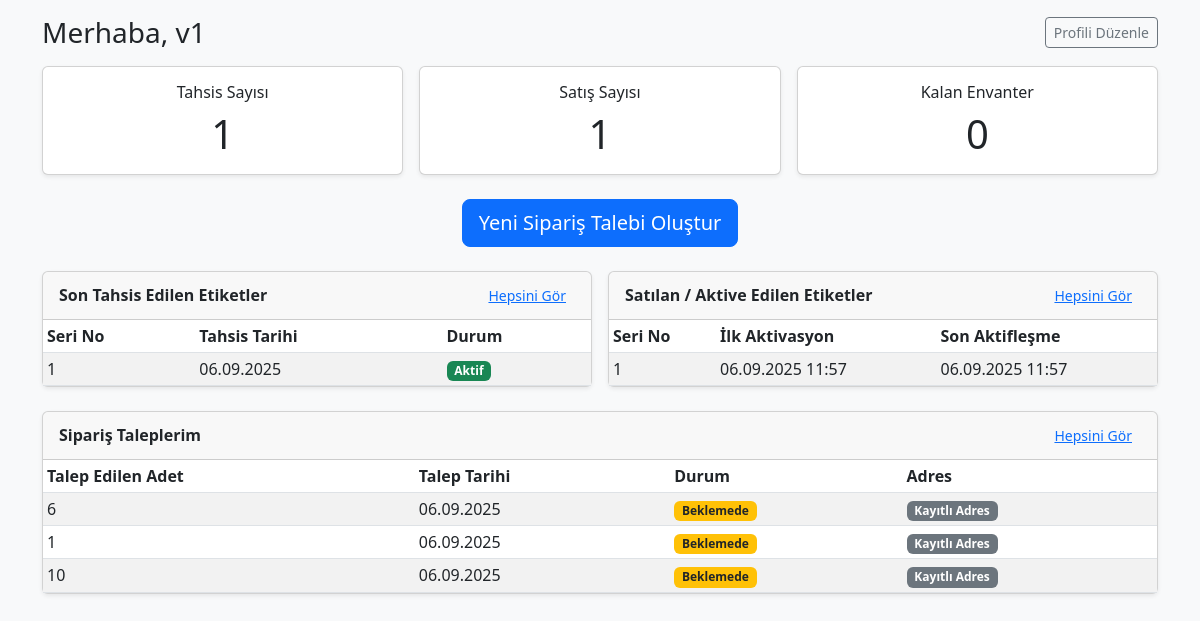
Before: /veteriner/panel/ (signed in) with the older database file.
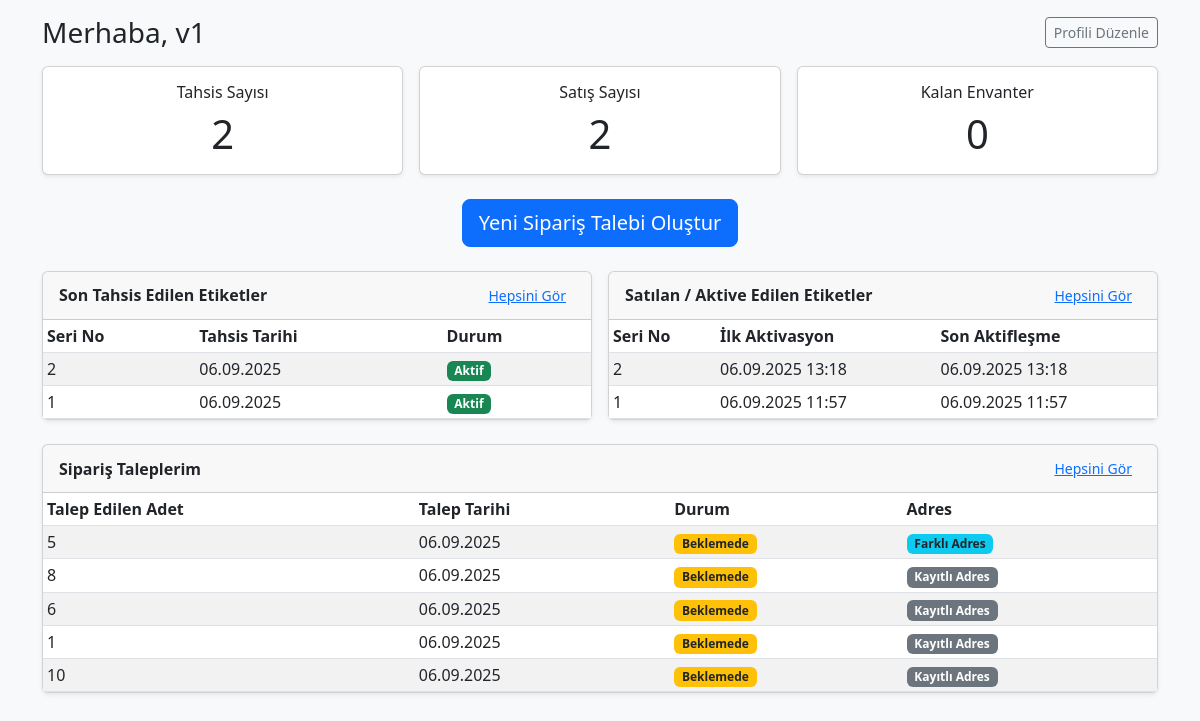
After: the same page with the newer database file.
### veteriner/models.py (models this page shows, shortened)
class Veteriner(models.Model):
    ad = models.CharField(max_length=150)
    telefon = models.CharField(max_length=30, blank=True)
    email = models.EmailField(blank=True)
    il = models.CharField(max_length=50, blank=True)
    ilce = models.CharField(max_length=50, blank=True)
    adres_detay = models.TextField(blank=True)
    kullanici = models.OneToOneField(
        User, null=True, blank=True,
        on_delete=models.SET_NULL, related_name='veteriner_profili'
    )
    aktif = models.BooleanField(default=True)
    olusturulma = models.DateTimeField(auto_now_add=True)
    odeme_modeli = models.CharField(max_length=10, choices=ODEME_SECENEKLERI, default=ODEME_PESIN)
    tahsis_sayisi = models.PositiveIntegerField(default=0)
    satis_sayisi = models.PositiveIntegerField(default=0)
    @property
    def kalan_envanter(self) -> int:
        return max((self.tahsis_sayisi or 0) - (self.satis_sayisi or 0), 0)

class SiparisIstemi(models.Model):
    veteriner = models.ForeignKey(Veteriner, on_delete=models.CASCADE, related_name='siparis_istekleri')
    talep_edilen_adet = models.PositiveIntegerField(default=5, validators=[MinValueValidator(5)])
    talep_tarihi = models.DateTimeField(auto_now_add=True)
    onaylandi = models.BooleanField(default=False)
    onay_tarihi = models.DateTimeField(null=True, blank=True)
    kargolandimi = models.BooleanField(default=False)
    kargo_tarihi = models.DateTimeField(null=True, blank=True)
    kargo_sirketi = models.CharField(max_length=20, choices=KARGO_SECENEKLERI, blank=True)
    kargo_takip_no = models.CharField(max_length=100, blank=True)
    farkli_adres_kullan = models.BooleanField(default=False)
    il = models.CharField(max_length=50, blank=True)
    ilce = models.CharField(max_length=50, blank=True)
    adres_detay = models.TextField(blank=True)
    numune_mi = models.BooleanField(default=False)
    odeme_durumu = models.CharField(max_length=12, choices=ODEME_DURUM_SEC, default=OD_BEKE)
    odeme_tutari = models.DecimalField(max_digits=10, decimal_places=2, null=True, blank=True)
    odeme_para_birimi = models.CharField(max_length=6, default='TRY')
    odeme_yontemi = models.CharField(max_length=10, choices=ODEME_YONTEM_SEC, blank=True)
    odeme_alinma_tarihi = models.DateTimeField(null=True, blank=True)

### anahtarlik/models.py (models this page shows, shortened)
class Etiket(models.Model):
    etiket_id = models.UUIDField(default=uuid.uuid4, editable=False, unique=True)
    seri_numarasi = models.CharField(max_length=50, unique=True)
    evcil_hayvan = models.OneToOneField('EvcilHayvan', on_delete=models.CASCADE, null=True, blank=True)
    qr_kod_url = models.URLField(blank=True)
    aktif = models.BooleanField(default=False)
    olusturulma_tarihi = models.DateTimeField(auto_now_add=True)
    kilitli = models.BooleanField(default=False)
    kanal = models.CharField(max_length=10, choices=KANAL_SECENEKLERI)
    satici_veteriner = models.ForeignKey(
        'veteriner.Veteriner', null=True, blank=True, on_delete=models.SET_NULL, related_name='sattigi_etiketler'
    )
    satici_petshop = models.ForeignKey(
        'petshop.Petshop', null=True, blank=True, on_delete=models.SET_NULL, related_name='sattigi_etiketler'
    )
    tahsis_tarihi = models.DateTimeField(null=True, blank=True)
    first_activated_at = models.DateTimeField(null=True, blank=True)
    aktiflestiren = models.ForeignKey(
        settings.AUTH_USER_MODEL, null=True, blank=True, on_delete=models.SET_NULL, related_name='aktiflestirdigi_etiketler'
    )
    aktiflestirme_tarihi = models.DateTimeField(null=True, blank=True)
    aktivasyon_sayisi = models.PositiveIntegerField(default=0)
    class Meta:
        constraints = [
            models.CheckConstraint(
                name='etiket_vet_icin_veteriner_zorunlu',
                check=(models.Q(kanal__isnull=True) | ~models.Q(kanal=KANAL_VET) | models.Q(satici_veteriner__isnull=False))
            ),
            models.CheckConstraint(
                name='etiket_shop_icin_petshop_zorunlu',
                check=(models.Q(kanal__isnull=True) | ~models.Q(kanal=KANAL_SHOP) | models.Q(satici_petshop__isnull=False))
            ),
            models.CheckConstraint(
                name='etiket_online_icin_partner_bos',
                check=(
                    models.Q(kanal__isnull=True)
                    | ~models.Q(kanal=KANAL_ONLINE)
                    | (models.Q(satici_veteriner__isnull=True) & models.Q(satici_petshop__isnull=True))
                )
            ),
        ]

### veteriner/views.py (the view)
# urls.py: path("panel/", views.veteriner_paneli, name="veteriner_paneli"),
@login_required
def veteriner_paneli(request):
    vet = getattr(request.user, 'veteriner_profili', None)
    if vet is None or not vet.il or not vet.adres_detay:
        messages.info(request, "Lütfen veteriner profilinizi tamamlayın.")
        return redirect("veteriner:veteriner_profil_tamamla")
    if request.method == 'POST':
        form = SiparisForm(request.POST)
        if form.is_valid():
            siparis = form.save(commit=False)
            siparis.veteriner = vet
            if not siparis.farkli_adres_kullan:
                siparis.il = vet.il
                siparis.ilce = vet.ilce
                siparis.adres_detay = vet.adres_detay
            siparis.save()
            messages.success(request, "Sipariş talebiniz alındı.")
            return redirect('veteriner:veteriner_paneli')
    else:
        form = SiparisForm()
    tahsis_qs = Etiket.objects.filter(satici_veteriner=vet, kanal=KANAL_VET).order_by("-tahsis_tarihi", "-olusturulma_tarihi")
    satilan_qs = tahsis_qs.filter(aktif=True)
    siparis_qs = SiparisIstemi.objects.filter(veteriner=vet).order_by('-talep_tarihi')
    context = {
        "vet": vet,
        "tahsis_sayisi": tahsis_qs.count(),
        "satis_sayisi": satilan_qs.count(),
        "kalan_envanter": vet.kalan_envanter,
        "tahsis_edilenler": tahsis_qs[:5],
        "satilanlar": satilan_qs[:5],
        "siparis_istekleri": siparis_qs[:5],
        "siparis_form": form,
    }
    return render(request, "veteriner/panel.html", context)

### courseapp/context_processors.py (called while the page is built, shortened)
def sepet_ozeti(request):
    sepet = request.session.get('sepet', {})
    if isinstance(sepet, list):  # Eski liste ise dict'e çevir (hata önle)
        new_sepet = {}
        for pk in sepet:
            new_sepet[str(pk)] = new_sepet.get(str(pk), 0) + 1
        request.session['sepet'] = new_sepet
        sepet = new_sepet
    sepet_items = []
    toplam = 0
    adet = 0
    return {
        'sepet_items': sepet_items,
        'sepet_toplam': toplam,
        'sepet_adet': adet,
    }

### veteriner/templates/veteriner/panel.html (shortened to what this page needs)
{% load static %}
<!DOCTYPE html>
<html lang="tr">
<head>
  <link href="https://cdn.jsdelivr.net/npm/bootstrap@5.3.0/dist/css/bootstrap.min.css" rel="stylesheet">
</head>
<body class="bg-light p-3">
  <div class="container">
    <div class="d-flex justify-content-between align-items-center mb-3">
      <h3 class="mb-0">Merhaba, {{ vet.ad|default:request.user.username }}</h3>
      <a href="{% url 'veteriner:veteriner_profil_tamamla' %}" class="btn btn-outline-secondary btn-sm">
        Profili Düzenle
      </a>
    </div>
    <div class="row g-3 mb-4">
      <div class="col-md-4">
        <div class="card shadow-sm h-100">
          <div class="card-body text-center">
            <h6 class="card-title">Tahsis Sayısı</h6>
            <p class="display-6 mb-0">{{ tahsis_sayisi }}</p>
          </div>
        </div>
      </div>
      <div class="col-md-4">
        <div class="card shadow-sm h-100">
          <div class="card-body text-center">
            <h6 class="card-title">Satış Sayısı</h6>
            <p class="display-6 mb-0">{{ satis_sayisi }}</p>
          </div>
        </div>
      </div>
      <div class="col-md-4">
        <div class="card shadow-sm h-100">
          <div class="card-body text-center">
            <h6 class="card-title">Kalan Envanter</h6>
            <p class="display-6 mb-0">{{ kalan_envanter }}</p>
          </div>
        </div>
      </div>
    </div>
    <div class="row g-3 mb-4">
      <div class="col-12 text-center">
        <button type="button" class="btn btn-lg btn-primary" data-bs-toggle="modal" data-bs-target="#siparisModal">
          Yeni Sipariş Talebi Oluştur
        </button>
      </div>
    </div>
    <div class="row g-3 mb-4">
      <div class="col-lg-6">
        <div class="card shadow-sm h-100">
          <div class="card-header d-flex justify-content-between align-items-center">
            <strong>Son Tahsis Edilen Etiketler</strong>
            <a href="{% url 'veteriner:tahsis_listesi' %}" class="btn btn-sm btn-link">Hepsini Gör</a>
          </div>
          <div class="card-body p-0">
            <div class="table-responsive">
              <table class="table mb-0 table-sm table-striped">
                <thead>
                  <tr>
                    <th>Seri No</th>
                    <th>Tahsis Tarihi</th>
                    <th>Durum</th>
                  </tr>
                </thead>
                <tbody>
                {% for e in tahsis_edilenler %}
                  <tr>
                    <td>{{ e.seri_numarasi }}</td>
                    <td>{{ e.tahsis_tarihi|date:"d.m.Y" }}</td>
                    <td>
                      {% if e.aktif %}
                        <span class="badge bg-success">Aktif</span>
                      {% else %}
                        <span class="badge bg-warning text-dark">Pasif</span>
                      {% endif %}
                    </td>
                  </tr>
                {% empty %}
                  <tr><td colspan="3" class="text-muted p-3">Tahsis edilmiş etiket yok.</td></tr>
                {% endfor %}
                </tbody>
              </table>
            </div>
          </div>
        </div>
      </div>
      <div class="col-lg-6">
        <div class="card shadow-sm h-100">
          <div class="card-header d-flex justify-content-between align-items-center">
            <strong>Satılan / Aktive Edilen Etiketler</strong>
            <a href="{% url 'veteriner:satis_listesi' %}" class="btn btn-sm btn-link">Hepsini Gör</a>
          </div>
          <div class="card-body p-0">
            <div class="table-responsive">
              <table class="table mb-0 table-sm table-striped">
                <thead>
                  <tr>
                    <th>Seri No</th>
                    <th>İlk Aktivasyon</th>
                    <th>Son Aktifleşme</th>
                  </tr>
                </thead>
                <tbody>
                {% for e in satilanlar %}
                  <tr>
                    <td>{{ e.seri_numarasi }}</td>
                    <td>{{ e.first_activated_at|date:"d.m.Y H:i" }}</td>
                    <td>{{ e.aktiflestirme_tarihi|date:"d.m.Y H:i" }}</td>
                  </tr>
                {% empty %}
                  <tr><td colspan="3" class="text-muted p-3">Kayıt yok.</td></tr>
                {% endfor %}
                </tbody>
              </table>
            </div>
          </div>
        </div>
      </div>
    </div>
    <div class="row mb-4">
      <div class="col-12">
        <div class="card shadow-sm">
          <div class="card-header d-flex justify-content-between align-items-center">
            <strong>Sipariş Taleplerim</strong>
            <a href="{% url 'veteriner:siparis_listesi' %}" class="btn btn-sm btn-link">Hepsini Gör</a>
          </div>
          <div class="card-body p-0">
            <div class="table-responsive">
              <table class="table mb-0 table-sm table-striped">
                <thead>
                  <tr>
                    <th>Talep Edilen Adet</th>
                    <th>Talep Tarihi</th>
                    <th>Durum</th>
                    <th>Adres</th>
                  </tr>
                </thead>
                <tbody>
                {% for s in siparis_istekleri %}
                  <tr>
                    <td>{{ s.talep_edilen_adet }}</td>
                    <td>{{ s.talep_tarihi|date:"d.m.Y" }}</td>
                    <td>
                      {% if s.onaylandi %}
                        <span class="badge bg-success">Onaylandı</span>
                      {% else %}
                        <span class="badge bg-warning text-dark">Beklemede</span>
                      {% endif %}
                    </td>
                    <td>
                      {% if s.farkli_adres_kullan %}
                        <span class="badge bg-info text-dark">Farklı Adres</span>
                      {% else %}
                        <span class="badge bg-secondary">Kayıtlı Adres</span>
                      {% endif %}
                    </td>
                  </tr>
                {% empty %}
                  <tr>
                    <td colspan="4" class="text-muted p-3">Henüz sipariş talebiniz bulunmamaktadır.</td>
                  </tr>
                {% endfor %}
                </tbody>
              </table>
            </div>
          </div>
        </div>
      </div>
    </div>
  </div>
</body>
</html>

Changed rows visible on the page:
added Etiket: seri_numarasi "2", tahsis_tarihi "06.09.2025", aktif "Aktif", first_activated_at "06.09.2025 13:18", aktiflestirme_tarihi "06.09.2025 13:18"
added SiparisIstemi: talep_edilen_adet "5", talep_tarihi "06.09.2025", onaylandi "Beklemede", farkli_adres_kullan "Farklı Adres"
added SiparisIstemi: talep_edilen_adet "8", talep_tarihi "06.09.2025", onaylandi "Beklemede", farkli_adres_kullan "Kayıtlı Adres"
Other visible differences:
{{ tahsis_sayisi }}: "1" → "2"
{{ satis_sayisi }}: "1" → "2"
